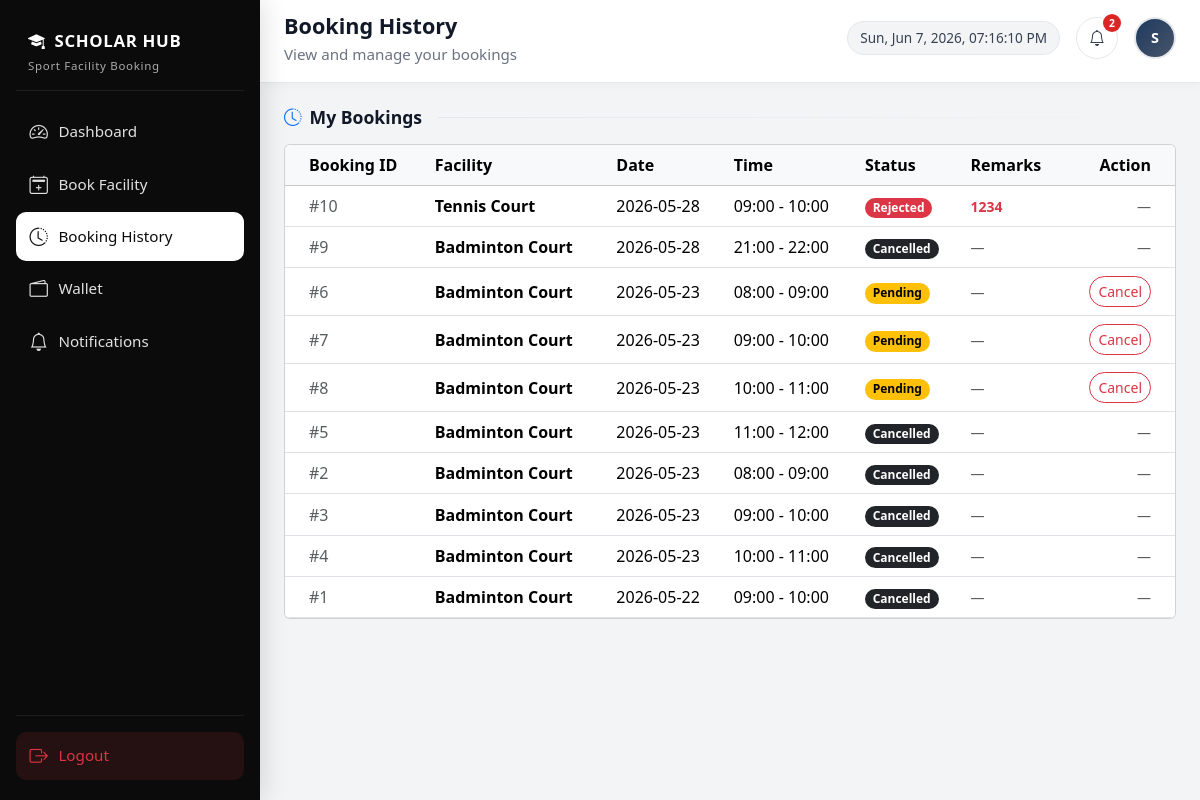
Page /booking_history.php (signed in) on the earlier database version.
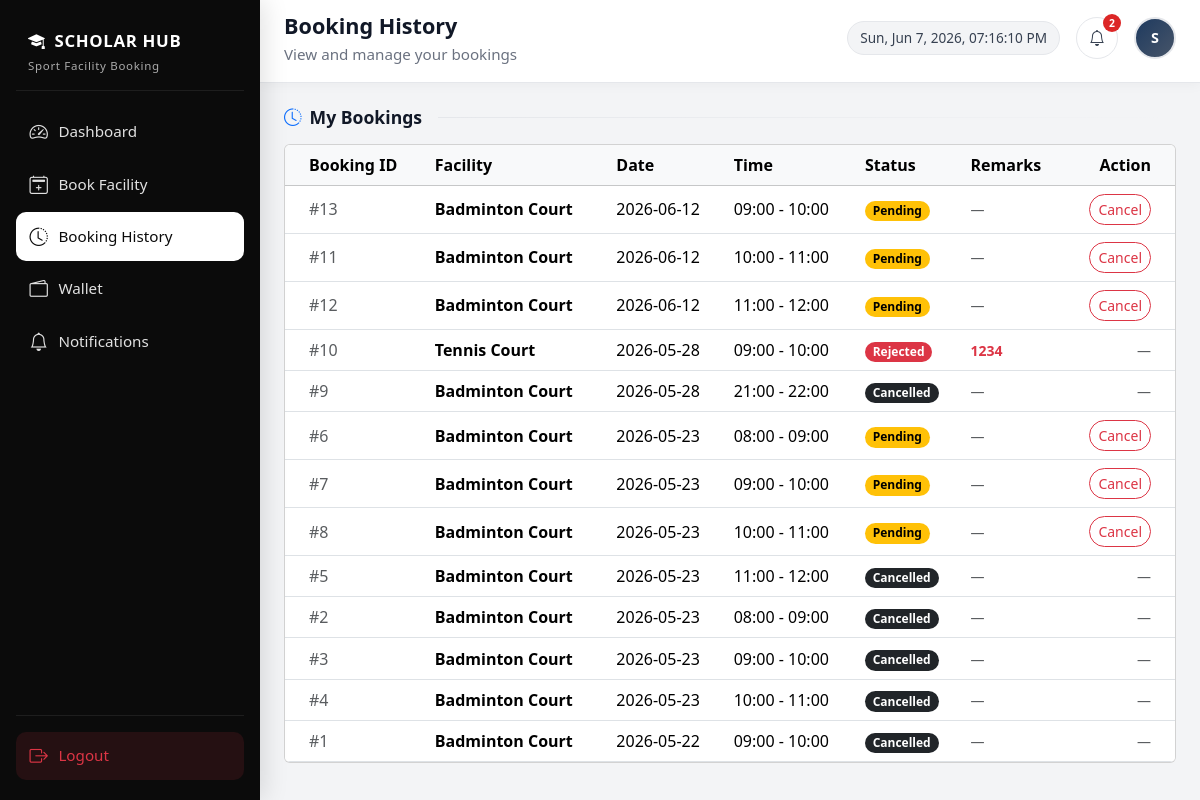
Same page on the later database version.
### tables this page shows
CREATE TABLE `bookings` (
  `booking_id` int(11) NOT NULL,
  `user_id` int(11) NOT NULL,
  `facility_type` varchar(50) NOT NULL,
  `court_id` int(11) DEFAULT NULL,
  `booking_date` date NOT NULL,
  `start_time` time NOT NULL,
  `end_time` time NOT NULL,
  `purpose` text DEFAULT NULL,
  `booking_status` enum('pending','approved','rejected','completed','cancelled') DEFAULT 'pending',
  `payment_method` varchar(50) DEFAULT NULL,
  `payment_amount` decimal(10,2) DEFAULT NULL,
  `payment_status` enum('pending','paid','failed','refunded') NOT NULL DEFAULT 'pending',
  `created_at` timestamp NOT NULL DEFAULT current_timestamp(),
  `reject_reason` text DEFAULT NULL
);

### booking_history.php (the view, shortened to what the changed rows need)
<?php
require __DIR__ . '/db.php';
$bookings = [];
$user_id = (int)$_SESSION['user_id'];
$sql = "SELECT b.*,
        CASE WHEN b.facility_type = 'snooker' THEN 'Snooker Room'
             WHEN b.facility_type = 'gym' THEN 'Gym Room'
             WHEN b.facility_type = 'swimming' THEN 'Swimming Pool'
             WHEN b.facility_type = 'track' THEN 'Track Field'
             WHEN b.facility_type = 'badminton' THEN 'Badminton Court'
             WHEN b.facility_type = 'basketball' THEN 'Basketball Court'
             WHEN b.facility_type = 'futsal' THEN 'Futsal Court'
             WHEN b.facility_type = 'tennis' THEN 'Tennis Court'
             WHEN b.facility_type = 'volleyball' THEN 'Volleyball Court'
             ELSE b.facility_type END as facility_name
        FROM bookings b
        WHERE b.user_id = ?
        ORDER BY b.created_at DESC";
$stmt = mysqli_prepare($conn, $sql);
if ($stmt) {
    mysqli_stmt_bind_param($stmt, "i", $user_id);
    mysqli_stmt_execute($stmt);
    $res = mysqli_stmt_get_result($stmt);
    while ($row = mysqli_fetch_assoc($res)) {
        $bookings[] = $row;
    }
}
?>
<!DOCTYPE html>
<html lang="en">
<head>
    <link href="https://cdn.jsdelivr.net/npm/bootstrap@5.3.3/dist/css/bootstrap.min.css" rel="stylesheet">
    <link href="https://cdn.jsdelivr.net/npm/bootstrap-icons@1.11.3/font/bootstrap-icons.css" rel="stylesheet">
</head>
<body>
<div class="main-wrap" id="mainWrap">
    <main class="content-area">
        <h2 class="section-title"><i class="bi bi-clock-history text-primary"></i> My Bookings</h2>
        <div class="card card-soft p-0 overflow-hidden">
            <div class="table-responsive">
                <table class="table table-modern table-hover align-middle mb-0">
                    <thead class="table-light">
                        <tr>
                            <th class="ps-4">Booking ID</th>
                            <th>Facility</th>
                            <th>Date</th>
                            <th>Time</th>
                            <th>Status</th>
                            <th>Remarks</th>
                            <th class="pe-4 text-end">Action</th>
                        </tr>
                    </thead>
                    <tbody>
                        <?php if (empty($bookings)): ?>
                        <tr>
                            <td colspan="7" class="text-center py-4 text-muted">You have no bookings yet.</td>
                        </tr>
                        <?php else: ?>
                            <?php foreach ($bookings as $b):
                                $status_class = 'text-bg-secondary';
                                if ($b['booking_status'] === 'pending') $status_class = 'text-bg-warning';
                                elseif ($b['booking_status'] === 'approved') $status_class = 'text-bg-success';
                                elseif ($b['booking_status'] === 'rejected') $status_class = 'text-bg-danger';
                                elseif ($b['booking_status'] === 'cancelled') $status_class = 'text-bg-dark';
                            ?>
                            <tr>
                                <td class="ps-4 text-muted">#<?php echo htmlspecialchars($b['booking_id']); ?></td>
                                <td class="fw-semibold"><?php echo htmlspecialchars($b['facility_name']); ?></td>
                                <td><?php echo htmlspecialchars($b['booking_date']); ?></td>
                                <td><?php echo htmlspecialchars(substr($b['start_time'], 0, 5) . ' - ' . substr($b['end_time'], 0, 5)); ?></td>
                                <td>
                                    <span class="badge rounded-pill <?php echo $status_class; ?>">
                                        <?php echo ucfirst(htmlspecialchars($b['booking_status'])); ?>
                                    </span>
                                </td>
                                <td>
                                    <?php if ($b['booking_status'] === 'rejected'): ?>
                                        <?php if (!empty($b['reject_reason'])): ?>
                                            <span class="text-danger small fw-semibold"><?php echo htmlspecialchars($b['reject_reason']); ?></span>
                                        <?php else: ?>
                                            <span class="text-muted small">No remarks provided.</span>
                                        <?php endif; ?>
                                    <?php else: ?>
                                        <span class="text-muted small">—</span>
                                    <?php endif; ?>
                                </td>
                                <td class="pe-4 text-end">
                                    <?php if (in_array($b['booking_status'], ['pending', 'approved'])): ?>
                                    <form method="POST" style="display:inline;" onsubmit="return confirm('Are you sure you want to cancel this booking?');">
                                        <button type="submit" class="btn btn-sm btn-outline-danger rounded-pill">Cancel</button>
                                    </form>
                                    <?php else: ?>
                                    <span class="text-muted small">—</span>
                                    <?php endif; ?>
                                </td>
                            </tr>
                            <?php endforeach; ?>
                        <?php endif; ?>
                    </tbody>
                </table>
            </div>
        </div>
    </main>
</div>
</body>
</html>

Differences in the rows shown:
added bookings: booking_id "13", facility_name "Badminton Court", booking_date "2026-06-12", start_time+end_time "09:00 - 10:00", booking_status "Pending"
added bookings: booking_id "11", facility_name "Badminton Court", booking_date "2026-06-12", start_time+end_time "10:00 - 11:00", booking_status "Pending"
added bookings: booking_id "12", facility_name "Badminton Court", booking_date "2026-06-12", start_time+end_time "11:00 - 12:00", booking_status "Pending"
